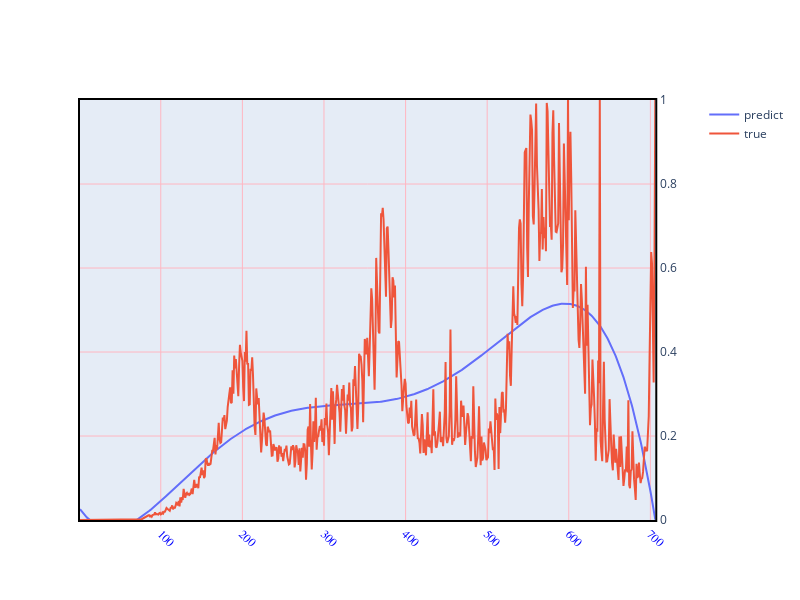

This figure's notebook cell:
### Code cell
yaxis = dfcsr['Africa'].values
xaxis = [i for i in range(1,707)]

xaxis1 = np.reshape(xaxis, (-1, 1))
lr.fit(xaxis1, yaxis)

enumerate=[rmses.index(min(rmses))]
p = PolynomialFeatures(i, include_bias=True)
    
xaxis_poly = p.fit_transform(xaxis1)

lr.fit(xaxis_poly, yaxis)

xaxis_ = np.linspace(xaxis1.min(0), xaxis1.max(0), 706).reshape(706,1)
y_pred_lr = lr.predict(p.transform(xaxis_))
poly_mse = mean_squared_error(yaxis, y_pred_lr)
poly_rmse = np.sqrt(poly_mse)
rmses.append(poly_rmse)


trace1 = go.Scatter(
        x=[i for i in range(1,707)],
        y=list(y_pred_lr),
        name='predict',
        yaxis='y2'
        )
trace2 = go.Scatter(
        x=xaxis,
        y=list(yaxis),
        name='true',
        yaxis='y2'
        )
fig4 = make_subplots(specs=[[{"secondary_y": True}]])
fig4.add_trace(trace1)
fig4.add_trace(trace2, secondary_y=True)
fig4['layout'].update(height=600, width=800, xaxis=dict(
        tickangle=45
    ))
fig4.update_yaxes(range=[0, 1])
fig4.update_xaxes(showline=True, linewidth=2, linecolor='black', mirror=True, gridcolor='LightPink')
fig4.update_xaxes(tickangle=45, tickfont=dict(family='Rockwell', color='blue', size=12))
fig4.update_yaxes(showline=True, linewidth=2, linecolor='black', mirror=True, gridcolor='LightPink')
fig4.show()
print(rmses.index(min(rmses)))
print(rmses)

### Figure 1 — Plotly figure (JSON) as saved in the notebook; plotly's stock layout.template omitted (floating-point values rounded to 4 significant figures; data arrays with more than 128 entries replaced by an {"elided": "..."} marker saying what was removed)
{"data": [{"name": "predict", "type": "scatter", "x": {"elided": "706 int values"}, "y": {"elided": "706 float values"}, "yaxis": "y2"}, {"name": "true", "type": "scatter", "x": {"elided": "706 int values"}, "xaxis": "x", "y": {"elided": "706 float values"}, "yaxis": "y2"}], "layout": {"height": 600, "width": 800, "xaxis": {"anchor": "y", "domain": [0, 0.94], "gridcolor": "LightPink", "linecolor": "black", "linewidth": 2, "mirror": true, "showline": true, "tickangle": 45, "tickfont": {"color": "blue", "family": "Rockwell", "size": 12}}, "yaxis": {"anchor": "x", "domain": [0, 1], "gridcolor": "LightPink", "linecolor": "black", "linewidth": 2, "mirror": true, "range": [0, 1], "showline": true}, "yaxis2": {"anchor": "x", "gridcolor": "LightPink", "linecolor": "black", "linewidth": 2, "mirror": true, "overlaying": "y", "range": [0, 1], "showline": true, "side": "right"}}}
